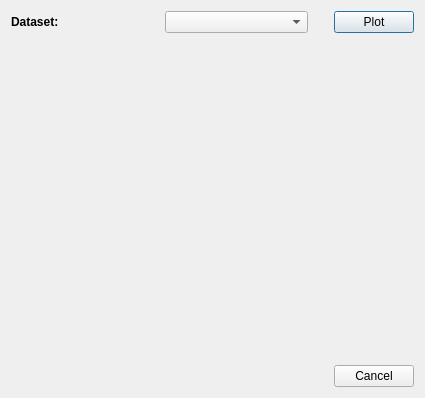
<?xml version="1.0" encoding="UTF-8"?>
<ui version="4.0">
 <class>HistogramWindow</class>
 <widget class="QDialog" name="HistogramWindow">
  <property name="geometry">
   <rect>
    <x>0</x>
    <y>0</y>
    <width>425</width>
    <height>396</height>
   </rect>
  </property>
  <property name="windowTitle">
   <string>Dialog</string>
  </property>
  <layout class="QVBoxLayout" name="verticalLayout_2">
   <item>
    <layout class="QVBoxLayout" name="verticalLayout">
     <item>
      <layout class="QHBoxLayout" name="horizontalLayout">
       <item>
        <widget class="QLabel" name="label">
         <property name="font">
          <font>
           <bold>true</bold>
          </font>
         </property>
         <property name="text">
          <string>Dataset:</string>
         </property>
        </widget>
       </item>
       <item>
        <spacer name="horizontalSpacer">
         <property name="orientation">
          <enum>Qt::Horizontal</enum>
         </property>
         <property name="sizeType">
          <enum>QSizePolicy::Maximum</enum>
         </property>
         <property name="sizeHint" stdset="0">
          <size>
           <width>100</width>
           <height>20</height>
          </size>
         </property>
        </spacer>
       </item>
       <item>
        <widget class="QComboBox" name="name_comboBox">
         <property name="sizePolicy">
          <sizepolicy hsizetype="Expanding" vsizetype="Fixed">
           <horstretch>0</horstretch>
           <verstretch>0</verstretch>
          </sizepolicy>
         </property>
         <property name="minimumSize">
          <size>
           <width>100</width>
           <height>0</height>
          </size>
         </property>
        </widget>
       </item>
       <item>
        <spacer name="horizontalSpacer_2">
         <property name="orientation">
          <enum>Qt::Horizontal</enum>
         </property>
         <property name="sizeType">
          <enum>QSizePolicy::Fixed</enum>
         </property>
         <property name="sizeHint" stdset="0">
          <size>
           <width>20</width>
           <height>20</height>
          </size>
         </property>
        </spacer>
       </item>
       <item>
        <widget class="QPushButton" name="plot_pushButton">
         <property name="text">
          <string>Plot</string>
         </property>
        </widget>
       </item>
      </layout>
     </item>
     <item>
      <spacer name="verticalSpacer">
       <property name="orientation">
        <enum>Qt::Vertical</enum>
       </property>
       <property name="sizeType">
        <enum>QSizePolicy::Fixed</enum>
       </property>
       <property name="sizeHint" stdset="0">
        <size>
         <width>20</width>
         <height>20</height>
        </size>
       </property>
      </spacer>
     </item>
     <item>
      <widget class="QCustomPlot" name="customPlot" native="true">
       <property name="sizePolicy">
        <sizepolicy hsizetype="Expanding" vsizetype="Expanding">
         <horstretch>0</horstretch>
         <verstretch>0</verstretch>
        </sizepolicy>
       </property>
       <property name="minimumSize">
        <size>
         <width>300</width>
         <height>300</height>
        </size>
       </property>
      </widget>
     </item>
     <item>
      <spacer name="verticalSpacer_2">
       <property name="orientation">
        <enum>Qt::Vertical</enum>
       </property>
       <property name="sizeType">
        <enum>QSizePolicy::Preferred</enum>
       </property>
       <property name="sizeHint" stdset="0">
        <size>
         <width>10</width>
         <height>40</height>
        </size>
       </property>
      </spacer>
     </item>
     <item>
      <layout class="QHBoxLayout" name="horizontalLayout_2">
       <item>
        <spacer name="horizontalSpacer_3">
         <property name="orientation">
          <enum>Qt::Horizontal</enum>
         </property>
         <property name="sizeHint" stdset="0">
          <size>
           <width>40</width>
           <height>20</height>
          </size>
         </property>
        </spacer>
       </item>
       <item>
        <widget class="QPushButton" name="cancel_pushButton">
         <property name="text">
          <string>Cancel</string>
         </property>
        </widget>
       </item>
      </layout>
     </item>
    </layout>
   </item>
  </layout>
 </widget>
 <customwidgets>
  <customwidget>
   <class>QCustomPlot</class>
   <extends>QWidget</extends>
   <header>qcustomplot.h</header>
   <container>1</container>
  </customwidget>
 </customwidgets>
 <resources/>
 <connections/>
</ui>
